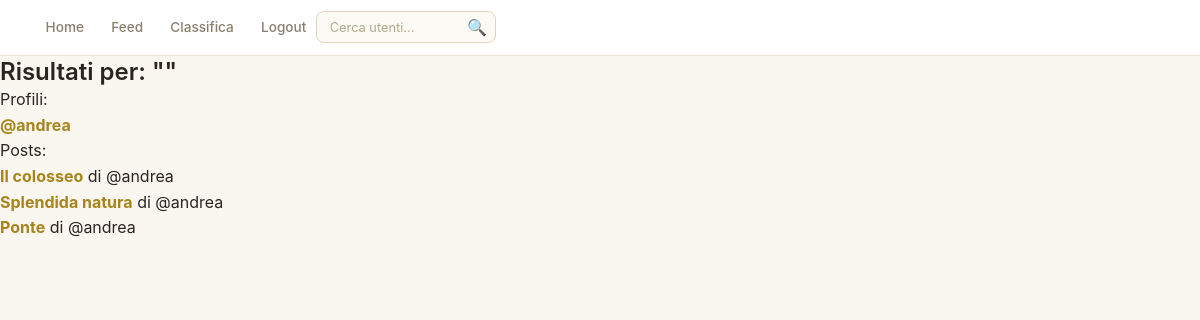
Page /pagine/search.php (signed in) on the committed database.
### tables this page shows
CREATE TABLE `users` (
  `id` int(11) NOT NULL,
  `username` varchar(20) NOT NULL,
  `email` varchar(50) NOT NULL,
  `password` varchar(100) NOT NULL,
  `token_balance` int(11) DEFAULT 0,
  `last_daily_bonus` date DEFAULT NULL,
  `pfp` varchar(255) DEFAULT 'storage_utenti/default_pfp.jpg',
  `bio` varchar(255) DEFAULT NULL,
  `creation_date` date NOT NULL DEFAULT current_timestamp(),
  `type` enum('user','admin') NOT NULL DEFAULT 'user'
);

CREATE TABLE `posts` (
  `id` int(11) NOT NULL,
  `id_user` int(11) NOT NULL,
  `text_content` varchar(255) DEFAULT NULL,
  `image_content` varchar(255) NOT NULL,
  `creation_date` datetime NOT NULL DEFAULT current_timestamp()
);

### pagine/search.php (the view, shortened to what this page needs)
<?php
    include '../backend/db.php';
    $search_query = isset($_GET['search']) ? $_GET['search'] : '';
?>
<!DOCTYPE html>
<html lang="it">
    <head>
        <link rel="stylesheet" href="../css/styles.css">
    </head>
    <body>
        <?php include '../recycled/header.php'; ?>
        <h2>Risultati per: "<?php echo htmlspecialchars($search_query); ?>"</h2>
        <p>Profili:</p>
        <?php
            $query = "SELECT id, username FROM users WHERE username LIKE ?";
            $stmt = mysqli_prepare($conn, $query);
            $like_search = '%' . $search_query . '%';
            mysqli_stmt_bind_param($stmt, "s", $like_search);
            mysqli_stmt_execute($stmt);
            $result = mysqli_stmt_get_result($stmt);
            if (mysqli_num_rows($result) == 0) {
                echo "<p id='error'>Nessun profilo trovato.</p>";
            } else {
                while ($row = mysqli_fetch_assoc($result)) {
                    echo '<p><strong><a href="profile.php?username=' . htmlspecialchars($row['username']) . '">@' . htmlspecialchars($row['username']) . '</a></strong></p>';
                }
            }
        ?>
        <p>Posts:</p>
        <?php
            $query = "SELECT posts.id AS post_id, posts.text_content, posts.image_content, posts.id_user, users.username, users.id AS id_utente FROM posts JOIN users ON posts.id_user = users.id WHERE posts.text_content LIKE ? OR posts.image_content LIKE ?";
            $stmt = mysqli_prepare($conn, $query);
            $like_search = '%' . $search_query . '%';
            mysqli_stmt_bind_param($stmt, "ss", $like_search, $like_search);
            mysqli_stmt_execute($stmt);
            $result = mysqli_stmt_get_result($stmt);
            if (mysqli_num_rows($result) == 0) {
                echo "<p id='error'>Nessun album trovato.</p>";
            } else {
                while ($row = mysqli_fetch_assoc($result)) {
                    echo '<p><strong><a href="album.php?user_id=' . htmlspecialchars($row['id_utente']) . '&album_id=' . htmlspecialchars($row['post_id']) . '">' . htmlspecialchars($row['text_content']) . '</a></strong> di @' . htmlspecialchars($row['username']) . '</p>';
                }
            }
        ?>
    </body>
</html>

### css/styles.css (style rules this page uses)
:root { --bg: #faf7f0; --surface: #ffffff; --surface-2: #f5efe2; --accent: #c9a227; --accent-dim: #a8841c; --accent-glow: rgba(201, 162, 39, 0.12); --text: #2b2520; --text-muted: #8a7f6e; --radius-sm: 8px; --radius-md: 12px; --radius-lg: 18px; --transition: 0.2s ease; }
*, *::before, *::after { box-sizing: border-box; margin: 0; padding: 0; }
html { font-size: 16px; -webkit-text-size-adjust: 100%; }
body { background-color: var(--bg); color: var(--text); font-family: 'Inter', system-ui, -apple-system, sans-serif; line-height: 1.6; min-height: 100vh; }
a { color: var(--accent-dim); text-decoration: none; transition: color var(--transition); }
h1, h2, h3, h4 { font-weight: 600; line-height: 1.3; color: var(--text); }

### rows in the picture
users: username "andrea"
posts: text_content "Il colosseo", id_user.username "andrea"
posts: text_content "Splendida natura", id_user.username "andrea"
posts: text_content "Ponte", id_user.username "andrea"
